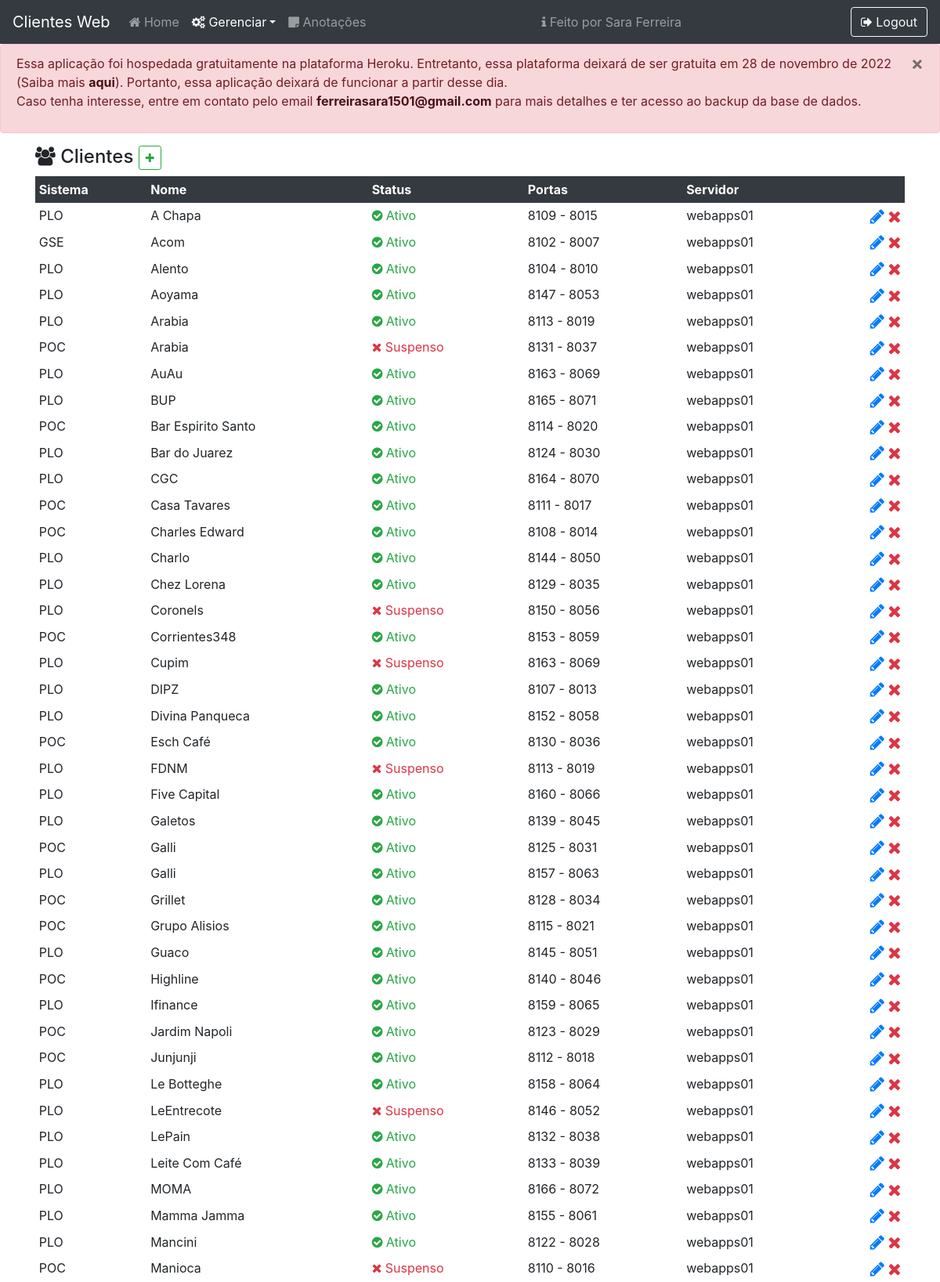
Page /manager/client (signed in, upper part) on the committed database.
### core/models.py (models this page shows, shortened)
class Client(models.Model):
    STATUS = (
        ("1", "Ativo"),
        ("2", "Suspenso"),
        ("3", "Com Erro")
    )
    name = models.CharField('Name', max_length=100)
    link = models.CharField('Link', max_length=100)
    port = models.ForeignKey(Port, on_delete=models.CASCADE)
    system = models.ForeignKey(System, on_delete=models.CASCADE, default=1)
    version = models.DateField('Version')
    status = models.CharField('Status', choices=STATUS, max_length=1, default='1')

class System(models.Model):
    initials = models.CharField('Initials', max_length=3)
    name = models.CharField('Name', max_length=100)

class Port(models.Model):
    STATUS = (
        (1, "Livre"),
        (2, "Em Uso")
    )
    connector = models.IntegerField('Connector Port')
    shutdown = models.IntegerField('Shutdown Port')
    status = models.IntegerField('Status', choices=STATUS, default=1)
    server = models.ForeignKey(Server, on_delete=models.CASCADE, null=True)

class Server(models.Model):
    name = models.CharField('Name', max_length=100)
    acomServer = models.BooleanField('Acom Server')

### core/views.py (the view)
# urls.py: path('manager/client', managerClient, name='managerClient'),
def managerClient(request):
    if str(request.user) != 'AnonymousUser':
        context = {
            'clients': Client.objects.all().order_by('name')
        }
        return render(request, 'manager-client.html', context)
    else:
        return loginUser(request)

### core/templates/manager-client.html (shortened to what this page needs)
{% load static %}
{% load custom_filters %}
<!DOCTYPE html>
<html lang="pt-br">
<head>
    <link rel="stylesheet" href="{% static 'css/style.css' %}">
    <link rel="stylesheet" href="https://cdnjs.cloudflare.com/ajax/libs/font-awesome/4.7.0/css/font-awesome.min.css">
    <link rel="stylesheet" href="https://stackpath.bootstrapcdn.com/bootstrap/4.5.0/css/bootstrap.min.css">
</head>
<body>
    <nav class="navbar stick-top navbar-expand-lg navbar-dark bg-dark">
        <a class="navbar-brand" href="{% url 'index' %}">Clientes Web</a>
        <div class="collapse navbar-collapse" id="navbarTogglerDemo03">
            <ul class="navbar-nav mr-auto mt-2 mt-lg-0 navbar-left">
                <li class="nav-item"><a class="nav-link" href="{% url 'index' %}"><i class="fa fa-home"></i> Home</a></li>
                <li class="nav-item dropdown">
                    <a class="nav-link active dropdown-toggle" id="navbarDropdown" role="button" data-toggle="dropdown" aria-haspopup="true" aria-expanded="false"><i class="fa fa-cogs"></i> Gerenciar</a>
                </li>
                <li class="nav-item"><a class="nav-link" href="{% url 'notes' %}"><i class="fa fa-sticky-note"></i> Anotações</a></li>
            </ul>
            <ul class="navbar-nav mr-auto mt-2 mt-lg-0 navbar-rigth">
                <li class="nav-item">
                    <a class="nav-link" href="https://github.com/ferreirasara/" target="_blank" rel="noreferrer"><i class="fa fa-info"></i> Feito por Sara Ferreira</a>
                </li>
            </ul>
            <a href="{% url 'logout' %}" type="button" class="btn btn-outline-light"><i class="fa fa-sign-out"></i> Logout</a>
        </div>
    </nav>
    <div class="alert alert-danger" role="alert">
        <button type="button" class="close" data-dismiss="alert" aria-label="Close">
            <span aria-hidden="true">&times;</span>
        </button>
        <p>
            Essa aplicação foi hospedada gratuitamente na plataforma Heroku.
            Entretanto, essa plataforma deixará de ser gratuita em 28 de novembro de 2022 (Saiba mais <a href="https://blog.heroku.com/next-chapter" class="alert-link" target="_blank" rel="noreferrer">aqui</a>).
            Portanto, essa aplicação deixará de funcionar a partir desse dia.
            <br/>Caso tenha interesse, entre em contato pelo email <a class="alert-link" href="mailto:ferreirasara1501@gmail.com">ferreirasara1501@gmail.com</a> para mais detalhes e ter acesso ao backup da base de dados.
        </p>
    </div>
    <div class="container">
        <h4>
            <i class="fa fa-users"></i> Clientes
            <a href="{% url 'newClient' %}" type="button" class="btn btn-sm btn-outline-success text-success"><i class="fa fa-plus"></i></a>
        </h4>
        <div class="table-responsive">
            <table class="table table-sm table-hover table-borderless">
                <thead class="thead-dark">
                    <tr>
                        <th scope="col">Sistema</th>
                        <th scope="col">Nome</th>
                        <th scope="col">Status</th>
                        <th scope="col">Portas</th>
                        <th scope="col">Servidor</th>
                        <th scope="col"></th>
                    </tr>
                </thead>
                <tbody>
                    {% for client in clients %}
                        <tr ondblclick="editClient({{ client.id }});">
                            <td scope="row">{{ client.system.initials }}</td>
                            <td>{{ client.name }}</td>
                            {% if client.status == '1' %}
                                <td class="text-success"><i class="fa fa-check-circle"></i> {{ client.get_status_display }}</td>
                            {% else %}
                                <td class="text-danger"><i class="fa fa-close"></i> {{ client.get_status_display }}</td>
                            {% endif %}
                            <td>{{ client.port.connector }} - {{ client.port.shutdown }}</td>
                            <td>{{ client.port.server.name }}</td>
                            <td class="text-right">
                                <a href="{% url 'editClient' idClient=client.id %}" class="text-primary"><i class="fa fa-pencil fa-lg"></i></a>
                                <a href="{% url 'deleteClient' idClient=client.id %}" class="text-danger"><i class="fa fa-remove fa-lg"></i></a>
                            </td>
                        </tr>
                    {% endfor %}
                </tbody>
            </table>
        </div>
    </div>
</body>
</html>

### rows in the picture
Client: system.initials "PLO", name "A Chapa", status "Ativo", port.connector "8109", port.shutdown "8015", port.server.name "webapps01"
Client: system.initials "GSE", name "Acom", status "Ativo", port.connector "8102", port.shutdown "8007", port.server.name "webapps01"
Client: system.initials "PLO", name "Alento", status "Ativo", port.connector "8104", port.shutdown "8010", port.server.name "webapps01"
Client: system.initials "PLO", name "Aoyama", status "Ativo", port.connector "8147", port.shutdown "8053", port.server.name "webapps01"
Client: system.initials "PLO", name "Arabia", status "Ativo", port.connector "8113", port.shutdown "8019", port.server.name "webapps01"
Client: system.initials "POC", name "Arabia", status "Suspenso", port.connector "8131", port.shutdown "8037", port.server.name "webapps01"
Client: system.initials "PLO", name "AuAu", status "Ativo", port.connector "8163", port.shutdown "8069", port.server.name "webapps01"
Client: system.initials "PLO", name "BUP", status "Ativo", port.connector "8165", port.shutdown "8071", port.server.name "webapps01"
Client: system.initials "POC", name "Bar Espirito Santo", status "Ativo", port.connector "8114", port.shutdown "8020", port.server.name "webapps01"
Client: system.initials "PLO", name "Bar do Juarez", status "Ativo", port.connector "8124", port.shutdown "8030", port.server.name "webapps01"
Client: system.initials "PLO", name "CGC", status "Ativo", port.connector "8164", port.shutdown "8070", port.server.name "webapps01"
Client: system.initials "POC", name "Casa Tavares", status "Ativo", port.connector "8111", port.shutdown "8017", port.server.name "webapps01"
Client: system.initials "POC", name "Charles Edward", status "Ativo", port.connector "8108", port.shutdown "8014", port.server.name "webapps01"
Client: system.initials "PLO", name "Charlo", status "Ativo", port.connector "8144", port.shutdown "8050", port.server.name "webapps01"
Client: system.initials "PLO", name "Chez Lorena", status "Ativo", port.connector "8129", port.shutdown "8035", port.server.name "webapps01"
Client: system.initials "PLO", name "Coronels", status "Suspenso", port.connector "8150", port.shutdown "8056", port.server.name "webapps01"
Client: system.initials "POC", name "Corrientes348", status "Ativo", port.connector "8153", port.shutdown "8059", port.server.name "webapps01"
Client: system.initials "PLO", name "Cupim", status "Suspenso", port.connector "8163", port.shutdown "8069", port.server.name "webapps01"
Client: system.initials "PLO", name "DIPZ", status "Ativo", port.connector "8107", port.shutdown "8013", port.server.name "webapps01"
Client: system.initials "PLO", name "Divina Panqueca", status "Ativo", port.connector "8152", port.shutdown "8058", port.server.name "webapps01"
Client: system.initials "POC", name "Esch Café", status "Ativo", port.connector "8130", port.shutdown "8036", port.server.name "webapps01"
Client: system.initials "PLO", name "FDNM", status "Suspenso", port.connector "8113", port.shutdown "8019", port.server.name "webapps01"
Client: system.initials "PLO", name "Five Capital", status "Ativo", port.connector "8160", port.shutdown "8066", port.server.name "webapps01"
Client: system.initials "PLO", name "Galetos", status "Ativo", port.connector "8139", port.shutdown "8045", port.server.name "webapps01"
Client: system.initials "POC", name "Galli", status "Ativo", port.connector "8125", port.shutdown "8031", port.server.name "webapps01"
Client: system.initials "PLO", name "Galli", status "Ativo", port.connector "8157", port.shutdown "8063", port.server.name "webapps01"
Client: system.initials "POC", name "Grillet", status "Ativo", port.connector "8128", port.shutdown "8034", port.server.name "webapps01"
Client: system.initials "POC", name "Grupo Alisios", status "Ativo", port.connector "8115", port.shutdown "8021", port.server.name "webapps01"
Client: system.initials "PLO", name "Guaco", status "Ativo", port.connector "8145", port.shutdown "8051", port.server.name "webapps01"
Client: system.initials "POC", name "Highline", status "Ativo", port.connector "8140", port.shutdown "8046", port.server.name "webapps01"
Client: system.initials "PLO", name "Ifinance", status "Ativo", port.connector "8159", port.shutdown "8065", port.server.name "webapps01"
Client: system.initials "POC", name "Jardim Napoli", status "Ativo", port.connector "8123", port.shutdown "8029", port.server.name "webapps01"
Client: system.initials "POC", name "Junjunji", status "Ativo", port.connector "8112", port.shutdown "8018", port.server.name "webapps01"
Client: system.initials "PLO", name "Le Botteghe", status "Ativo", port.connector "8158", port.shutdown "8064", port.server.name "webapps01"
Client: system.initials "PLO", name "LeEntrecote", status "Suspenso", port.connector "8146", port.shutdown "8052", port.server.name "webapps01"
Client: system.initials "PLO", name "LePain", status "Ativo", port.connector "8132", port.shutdown "8038", port.server.name "webapps01"
Client: system.initials "PLO", name "Leite Com Café", status "Ativo", port.connector "8133", port.shutdown "8039", port.server.name "webapps01"
Client: system.initials "PLO", name "MOMA", status "Ativo", port.connector "8166", port.shutdown "8072", port.server.name "webapps01"
Client: system.initials "PLO", name "Mamma Jamma", status "Ativo", port.connector "8155", port.shutdown "8061", port.server.name "webapps01"
Client: system.initials "PLO", name "Mancini", status "Ativo", port.connector "8122", port.shutdown "8028", port.server.name "webapps01"
Client: system.initials "POC", name "Manioca", status "Suspenso", port.connector "8110", port.shutdown "8016", port.server.name "webapps01"
